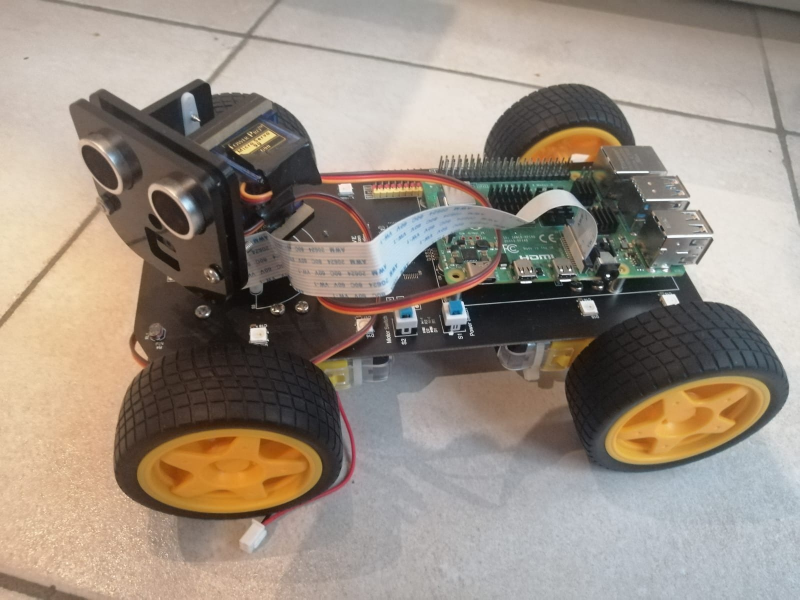
#> input picture robot-car.jpg, 1600 x 1200 px, given in place of the camera (shown at 1/2 size)
$ python rescale.py
#> lines starting #> are read from the running program, lines starting #| are printed output that depends on the picture; after the words box and inside, x2 and y2 are one past the last pixel; in counts of white or black regions, pixels touching at a corner belong together
#> further down, frame is the input picture: shape (1200, 1600, 3); mean B, G, R 129.7, 141.6, 153.4
import cv2


cap = cv2.VideoCapture(0)


def rescale_frame(frame, percent=75):

#> called with percent = 20
    width = int(frame.shape[1] * percent/ 100)
#> width = 320

    height = int(frame.shape[0] * percent/ 100)
#> height = 240

    dim = (width, height)
#> dim = (320, 240)

    return cv2.resize(frame, dim, interpolation =cv2.INTER_AREA)
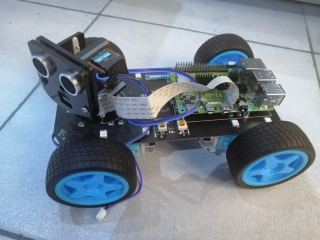
#> returned value: shape (240, 320, 3); mean of channels 0, 1, 2 153.4, 141.6, 129.7; drawn as B, G, R

def increase_brightness(img, value=30):

#> called with value = 20
    hsv = cv2.cvtColor(img, cv2.COLOR_BGR2HSV)
#> hsv: shape (240, 320, 3); mean H, S, V 88.2, 48.7, 156.3

    h, s, v = cv2.split(hsv)
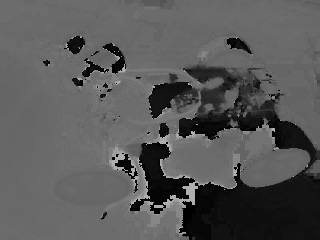
#> h: shape (240, 320); min 0, max 177, mean 88.2
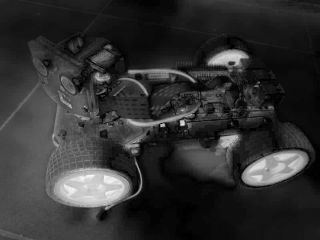
#> s: shape (240, 320); min 0, max 248, mean 48.7
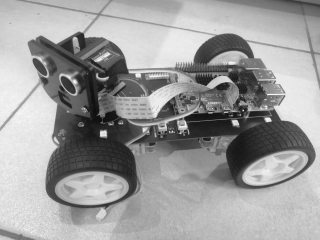
#> v: shape (240, 320); min 14, max 251, mean 156.3


    lim = 255 - value

    v[v > lim] = 255
#> v: shape (240, 320); 1.52% of pixels changed, all inside (x1, y1, x2, y2) = (0, 40, 300, 233)

    v[v <= lim] += value


    final_hsv = cv2.merge((h, s, v))
#> final_hsv: shape (240, 320, 3); mean H, S, V 88.2, 48.7, 176.3

    img = cv2.cvtColor(final_hsv, cv2.COLOR_HSV2BGR)
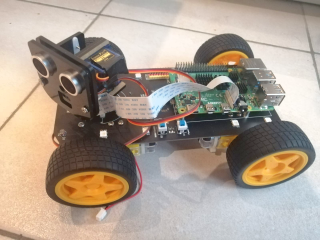
#> img: shape (240, 320, 3); mean R, G, B 172.8, 159.1, 145.9

    return img

while True:

    rect, frame = cap.read()
    frame_rgb = cv2.cvtColor(frame, cv2.COLOR_BGR2RGB)
  #  frame75 = rescale_frame(frame, percent=75)

 #   cv2.imshow('frame75', frame75)

    frame_rgb_20 = rescale_frame(frame_rgb, percent=20)
    frame_light = increase_brightness(frame_rgb_20, 20)

    cv2.imshow('frame20', frame_light)
    key = cv2.waitKey(1)
#> (key Esc is pressed here)
    if key ==27:
       break


cap.release()

cv2.destroyAllWindows()
